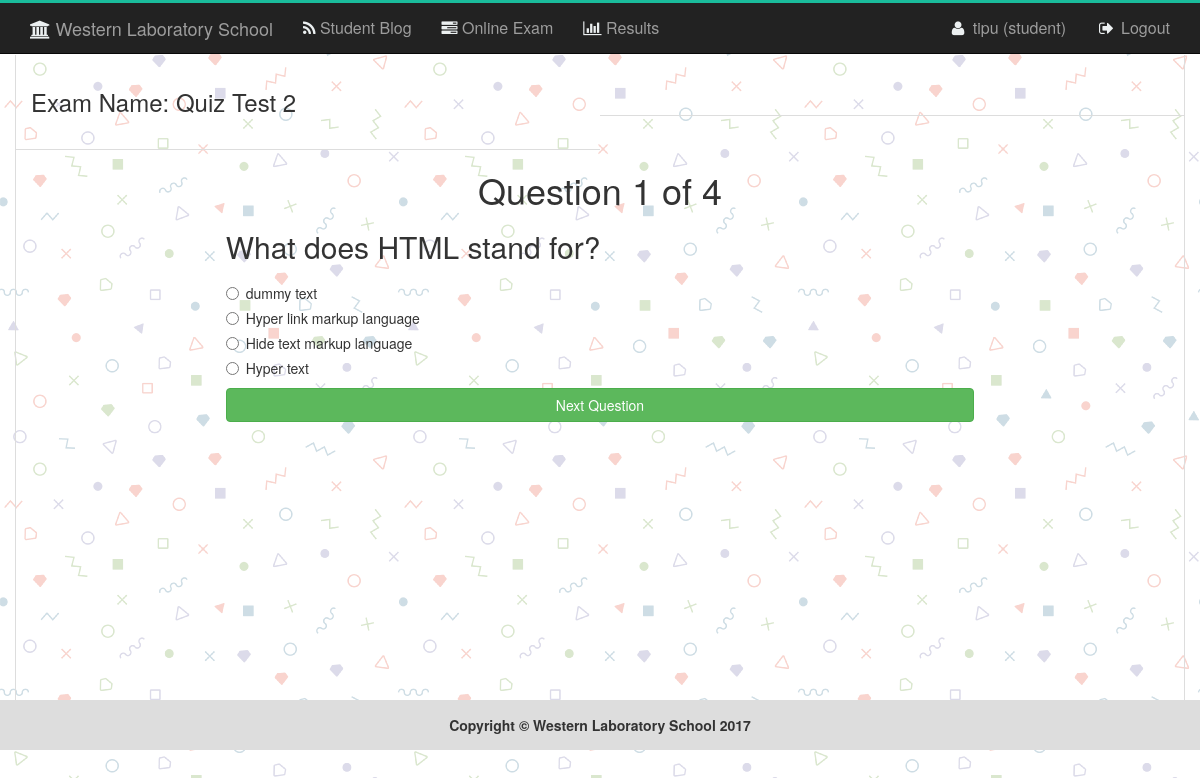
The app's page /giveexam.php?qs=1&&exid=18 (signed in) with its own data.
### tables this page shows
CREATE TABLE `tbl_exam` (
  `id` int(11) NOT NULL,
  `name` varchar(50) NOT NULL,
  `subject` varchar(50) NOT NULL,
  `author` varchar(50) NOT NULL,
  `edate` timestamp NOT NULL DEFAULT CURRENT_TIMESTAMP
);

CREATE TABLE `tbl_ques` (
  `id` int(11) NOT NULL,
  `quesNo` int(11) NOT NULL,
  `ques` text NOT NULL,
  `examid` int(11) NOT NULL
);

CREATE TABLE `tbl_ans` (
  `id` int(11) NOT NULL,
  `quesNo` tinyint(4) NOT NULL,
  `examid` int(11) NOT NULL,
  `rightAns` tinyint(4) NOT NULL,
  `ans` text NOT NULL
);

### libs/Database.php (called while the page is built, shortened)
<?php
Class Database{
	public $host   = DB_HOST;
	public $user   = DB_USER;
	public $pass   = DB_PASS;
	public $dbname = DB_NAME;
	public $link;
	private function connectDB(){
	$this->link = new mysqli($this->host, $this->user, $this->pass, $this->dbname);
 }
	public function select($query){
		$result = $this->link->query($query) or die($this->link->error.__LINE__);
		if($result->num_rows > 0){
			return $result;
		} else {
			return false;
		}
	}
}

### classes/exam.php (called while the page is built, shortened)
<?php
    include_once ("/../libs/Database.php");
Class Exam{
	private $db;
	public function __construct(){
		$this->db = new Database();
	}
	public function getQuestionByExam($id){
			$query = "SELECT * FROM tbl_ques WHERE examid='$id'";
			$getData = $this->db->select($query);
			if ($getData) {
				return $getData->num_rows;
			}else{
				return 0;
			}
	}
	public function getQuestionSingleQs($exid, $qsno){
			$query = "SELECT * FROM tbl_ques WHERE examid='$exid' and quesNo='$qsno'";
			$getData = $this->db->select($query);
			if ($getData) {
				return $getData;
			}else{
				return false;
			}
	}
	public function getExamById($id){
			$query = "SELECT * FROM tbl_exam WHERE id='$id'";
			$getData = $this->db->select($query);
			if ($getData) {
				return $getData;
			}else{
				return false;
			}
	}
		public function getAns($qno, $exid){
			$query = "SELECT * FROM tbl_ans WHERE quesNo='$qno' and examid ='$exid'";
			$getData = $this->db->select($query);
			return $getData;
		}
	}
?>

### giveexam.php (the view, shortened to what this page needs)
<?php
include_once "header.php";
if (isset($_GET['exid']) && isset($_GET['qs'])) {
	$exid = $_GET['exid'];
	$qsno = $_GET['qs'];
}else{
	header("Location: examlist.php");
}
	$totalqs = $ex->getQuestionByExam($exid);
	$ques = $ex->getQuestionSingleQs($exid, $qsno);
	$question = $ques->fetch_assoc();
?>
<section class="giveexam">
	<div class="container obls_border obls_margin">
		 <div class="row">
            <div class="col-md-6 examlistpad">
            	<?php
            		$exname = $ex->getExamById($exid);
            		$exinfo = $exname->fetch_assoc();
            	?>
                <span style="font-size:24px;">Exam Name: <?php echo $exinfo['name'];?></span>
            </div>
            <div class="col-md-6 text-right examlistpad">
            </div>
        </div>
		<div class="row">
			<div class="col-md-8 col-md-offset-2"  id="postdetails">
				<h1 class="text-center">Question <?php echo $qsno; ?> of <?php echo $totalqs; ?></h1>
				<h2><?php echo $question['ques']; ?></h2>
				<form accept-charset="UTF-8" role="form" action="" method="POST">
                    <fieldset>
                    	<?php
                    		$getans = $ex->getAns($qsno, $exid);
                    		while($ans = $getans->fetch_assoc()){
                    	?>
			    		<div class="radio">
						  <label><input type="radio" name="answer" value="<?php echo $ans['id'];?>" required><?php echo $ans['ans'];?></label>
						</div>
					<?php } ?>
			    		<input class="btn btn-success btn-block" type="submit" value="Next Question">
			    	</fieldset>
			   </form>
			</div>
		</div>
	</div>
</section>
<?php
include_once "footer.php";
?>

### assets/css/main.css (style rules this page uses)
body { background-image: url("../img/logintexture.png"); }
.obls_border { border-left: 1px solid #ddd; border-right: 1px solid #ddd; }
.obls_margin { margin-top: 55px; }
#postdetails { min-height: 550px; padding-bottom: 30px; }
.examlistpad { padding: 30px 15px; border-bottom: 1px solid #ddd; }

### records on screen
tbl_exam: name "Quiz Test 2"
tbl_ques: ques "What does HTML stand for?"
tbl_ans: ans "dummy text"
tbl_ans: ans "Hyper link markup language"
tbl_ans: ans "Hide text markup language"
tbl_ans: ans "Hyper text"

### other values on screen
Session::get('username') "tipu"
Session::get("usertype") "student"
$qsno "1"
$totalqs "4"
